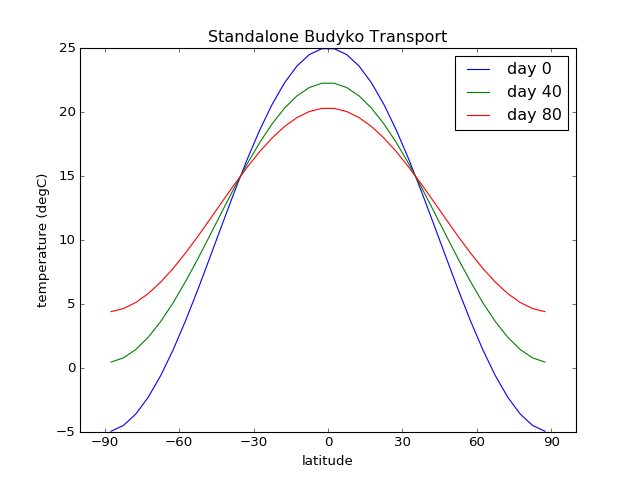

Source code (Python):

import climlab
from climlab.dynamics.budyko_transport import BudykoTransport
from climlab import domain
from climlab.domain import field
from climlab.utils.legendre import P2
import numpy as np
import matplotlib.pyplot as plt

# create domain
sfc = domain.zonal_mean_surface(num_lat = 36)

lat = sfc.lat.points
lat_rad = np.deg2rad(lat)

# define initial temperature distribution
T0 = 15.
T2 = -20.
Ts = field.Field(T0 + T2 * P2(np.sin(lat_rad)), domain=sfc)

# create BudykoTransport process
budyko_transp = BudykoTransport(state=Ts)

### Integrate & Plot ###

fig = plt.figure()
ax = fig.add_subplot(111)

for i in np.arange(0,3,1):  
    ax.plot(lat, budyko_transp.default, label='day %s' % (i*40))
    budyko_transp.integrate_days(40.)

ax.set_title('Standalone Budyko Transport')
ax.set_xlabel('latitude')
ax.set_xticks([-90,-60,-30,0,30,60,90])
ax.set_ylabel('temperature (degC)')
ax.legend(loc='best')
plt.show()
